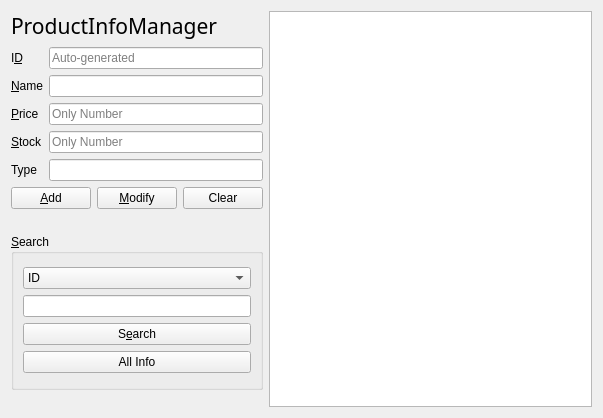
<?xml version="1.0" encoding="UTF-8"?>
<ui version="4.0">
 <class>ProductManagerForm</class>
 <widget class="QWidget" name="ProductManagerForm">
  <property name="geometry">
   <rect>
    <x>0</x>
    <y>0</y>
    <width>603</width>
    <height>418</height>
   </rect>
  </property>
  <property name="windowTitle">
   <string>Client Info</string>
  </property>
  <layout class="QHBoxLayout" name="horizontalLayout_3">
   <item>
    <layout class="QHBoxLayout" name="horizontalLayout" stretch="2,6">
     <item>
      <layout class="QVBoxLayout" name="verticalLayout_4" stretch="1,7,6,0">
       <item>
        <layout class="QHBoxLayout" name="horizontalLayout_2">
         <item>
          <widget class="QLabel" name="productInfoLabel">
           <property name="font">
            <font>
             <family>휴먼매직체</family>
             <pointsize>16</pointsize>
            </font>
           </property>
           <property name="text">
            <string>ProductInfoManager</string>
           </property>
          </widget>
         </item>
        </layout>
       </item>
       <item>
        <layout class="QFormLayout" name="clientFormLayout">
         <item row="0" column="0">
          <widget class="QLabel" name="idLabel">
           <property name="text">
            <string>I&amp;D</string>
           </property>
           <property name="buddy">
            <cstring>idLineEdit</cstring>
           </property>
          </widget>
         </item>
         <item row="0" column="1">
          <widget class="QLineEdit" name="idLineEdit">
           <property name="readOnly">
            <bool>true</bool>
           </property>
           <property name="placeholderText">
            <string>Auto-generated</string>
           </property>
          </widget>
         </item>
         <item row="1" column="0">
          <widget class="QLabel" name="nameLabel">
           <property name="text">
            <string>&amp;Name</string>
           </property>
           <property name="buddy">
            <cstring>nameLineEdit</cstring>
           </property>
          </widget>
         </item>
         <item row="1" column="1">
          <widget class="QLineEdit" name="nameLineEdit"/>
         </item>
         <item row="2" column="0">
          <widget class="QLabel" name="priceLabel">
           <property name="text">
            <string>&amp;Price</string>
           </property>
           <property name="buddy">
            <cstring>priceLineEdit</cstring>
           </property>
          </widget>
         </item>
         <item row="2" column="1">
          <widget class="QLineEdit" name="priceLineEdit">
           <property name="placeholderText">
            <string>Only Number</string>
           </property>
          </widget>
         </item>
         <item row="3" column="0">
          <widget class="QLabel" name="stockLabel">
           <property name="text">
            <string>&amp;Stock</string>
           </property>
           <property name="buddy">
            <cstring>stockLineEdit</cstring>
           </property>
          </widget>
         </item>
         <item row="3" column="1">
          <widget class="QLineEdit" name="stockLineEdit">
           <property name="placeholderText">
            <string>Only Number</string>
           </property>
          </widget>
         </item>
         <item row="5" column="0" colspan="2">
          <layout class="QHBoxLayout" name="addHorizontalLayout">
           <item>
            <widget class="QPushButton" name="addPushButton">
             <property name="text">
              <string>&amp;Add</string>
             </property>
            </widget>
           </item>
           <item>
            <widget class="QPushButton" name="modifyPushButton">
             <property name="text">
              <string>&amp;Modify</string>
             </property>
            </widget>
           </item>
           <item>
            <widget class="QPushButton" name="clearButton">
             <property name="text">
              <string>Clear</string>
             </property>
            </widget>
           </item>
          </layout>
         </item>
         <item row="4" column="0">
          <widget class="QLabel" name="typeLabel">
           <property name="text">
            <string>Type</string>
           </property>
          </widget>
         </item>
         <item row="4" column="1">
          <widget class="QLineEdit" name="typeLineEdit"/>
         </item>
        </layout>
       </item>
       <item>
        <widget class="QGroupBox" name="groupBox">
         <property name="title">
          <string>&amp;Search</string>
         </property>
         <layout class="QVBoxLayout" name="verticalLayout">
          <item>
           <layout class="QVBoxLayout" name="verticalLayout_2">
            <item>
             <widget class="QComboBox" name="searchComboBox">
              <item>
               <property name="text">
                <string>ID</string>
               </property>
              </item>
              <item>
               <property name="text">
                <string>Name</string>
               </property>
              </item>
              <item>
               <property name="text">
                <string>Price</string>
               </property>
              </item>
              <item>
               <property name="text">
                <string>Stock</string>
               </property>
              </item>
              <item>
               <property name="text">
                <string>Type</string>
               </property>
              </item>
             </widget>
            </item>
            <item>
             <widget class="QLineEdit" name="searchLineEdit"/>
            </item>
            <item>
             <widget class="QPushButton" name="searchPushButton">
              <property name="text">
               <string>S&amp;earch</string>
              </property>
             </widget>
            </item>
            <item>
             <widget class="QPushButton" name="statePushButton">
              <property name="text">
               <string>All Info</string>
              </property>
             </widget>
            </item>
           </layout>
          </item>
         </layout>
        </widget>
       </item>
       <item>
        <spacer name="verticalSpacer_2">
         <property name="orientation">
          <enum>Qt::Vertical</enum>
         </property>
         <property name="sizeHint" stdset="0">
          <size>
           <width>20</width>
           <height>17</height>
          </size>
         </property>
        </spacer>
       </item>
      </layout>
     </item>
     <item>
      <layout class="QVBoxLayout" name="verticalLayout_3">
       <item>
        <widget class="QTableView" name="productTableView">
         <property name="editTriggers">
          <set>QAbstractItemView::NoEditTriggers</set>
         </property>
         <property name="alternatingRowColors">
          <bool>true</bool>
         </property>
         <attribute name="horizontalHeaderVisible">
          <bool>true</bool>
         </attribute>
         <attribute name="horizontalHeaderStretchLastSection">
          <bool>true</bool>
         </attribute>
         <attribute name="verticalHeaderVisible">
          <bool>false</bool>
         </attribute>
        </widget>
       </item>
      </layout>
     </item>
    </layout>
   </item>
  </layout>
 </widget>
 <tabstops>
  <tabstop>idLineEdit</tabstop>
  <tabstop>nameLineEdit</tabstop>
  <tabstop>priceLineEdit</tabstop>
  <tabstop>stockLineEdit</tabstop>
  <tabstop>typeLineEdit</tabstop>
  <tabstop>addPushButton</tabstop>
  <tabstop>modifyPushButton</tabstop>
  <tabstop>clearButton</tabstop>
  <tabstop>searchComboBox</tabstop>
  <tabstop>searchLineEdit</tabstop>
  <tabstop>searchPushButton</tabstop>
  <tabstop>statePushButton</tabstop>
  <tabstop>productTableView</tabstop>
 </tabstops>
 <resources/>
 <connections/>
</ui>
